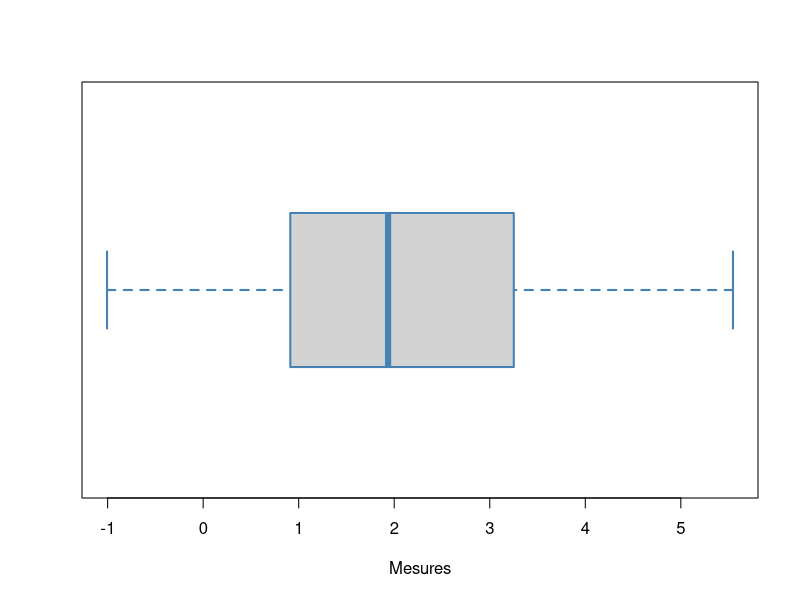
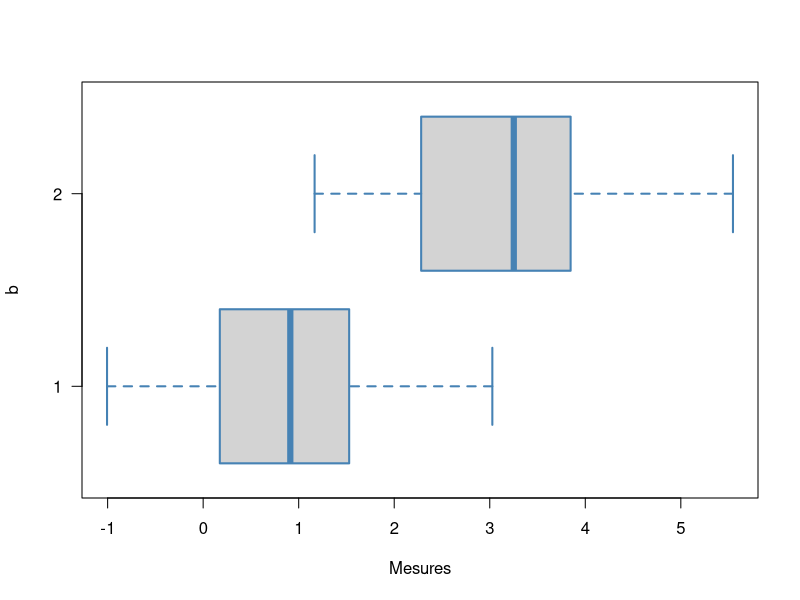
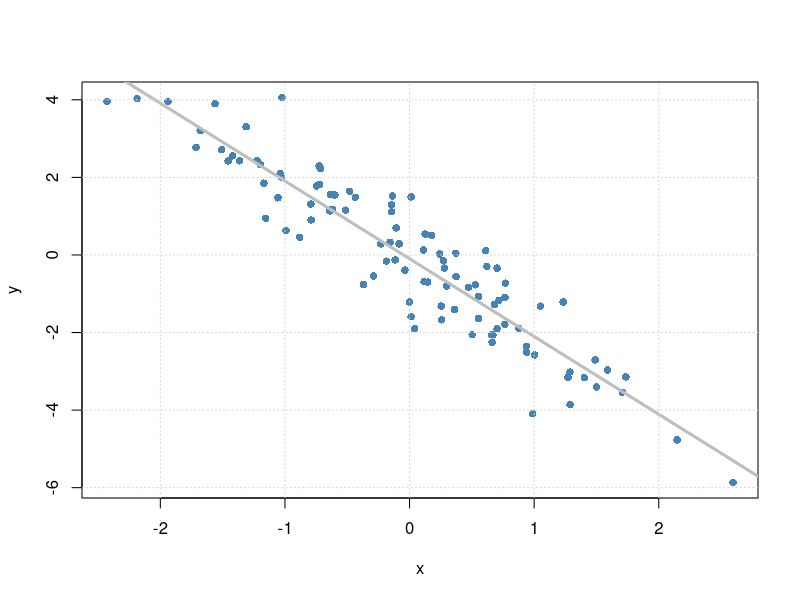

R code for these plots, in order:
## ---- chunk 1
x <- rnorm(100)
mean(x)
var(x)
## ---- chunk 2
X <- data.frame(a=c(rnorm(50,1),rnorm(50,3)), b=factor(rep(1:2,e=50)))
boxplot(X$a, border = "steelblue", lwd=2, horizontal=TRUE, xlab="Mesures")
## ---- chunk 3
boxplot(a ~ b, data = X, border = "steelblue", lwd=2, horizontal=TRUE, las=1, xlab="Mesures")
## ---- chunk 4
x <- rnorm(100)
y <- -2*x + 0.8*rnorm(100)
plot(x, y, col="steelblue", pch=16)
abline(lm(y~x), col="grey", lwd=3)
grid()
## ---- chunk 5
x <- rnorm(100)
mean(x)
